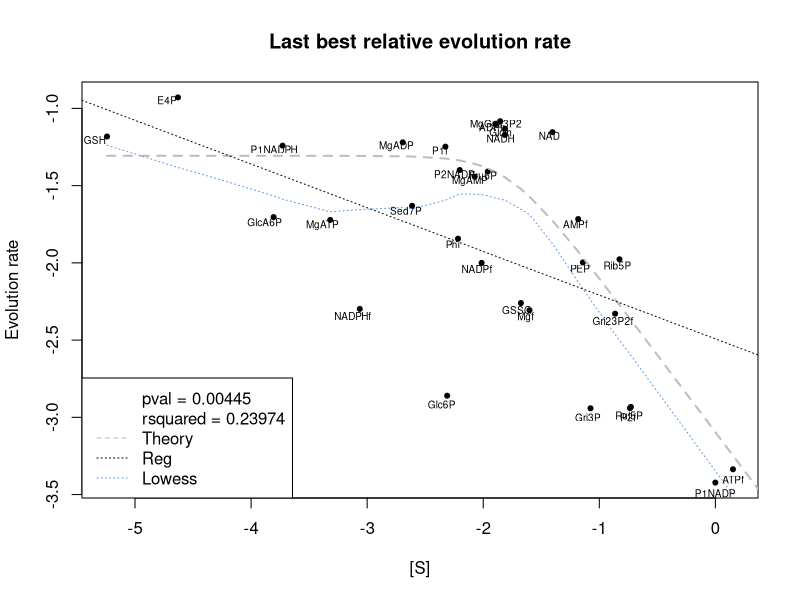
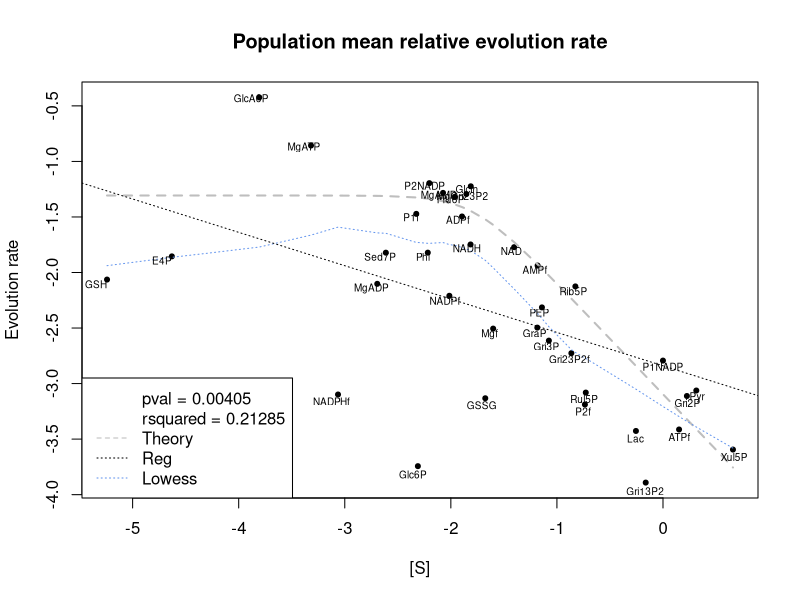
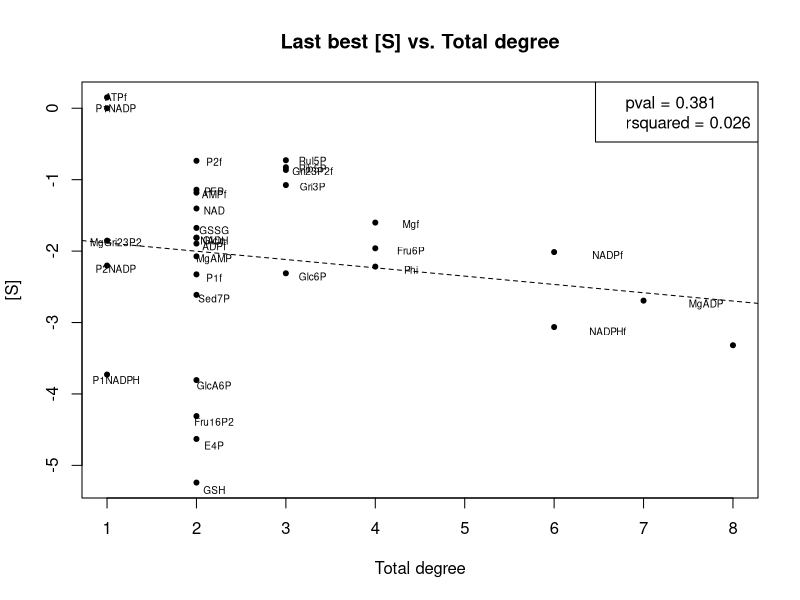
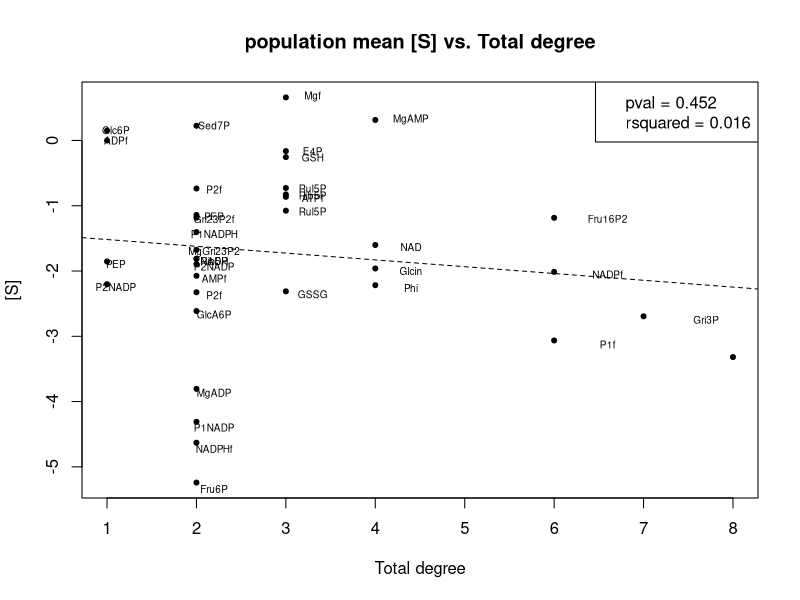
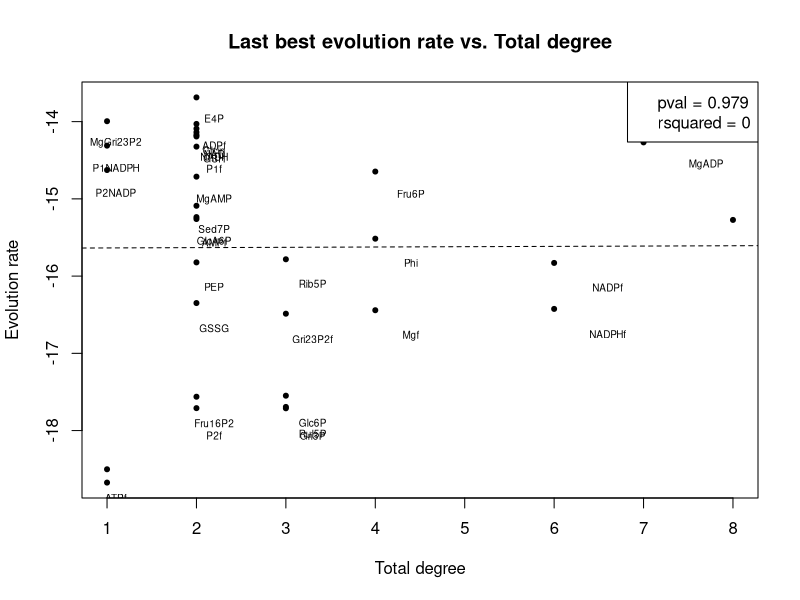
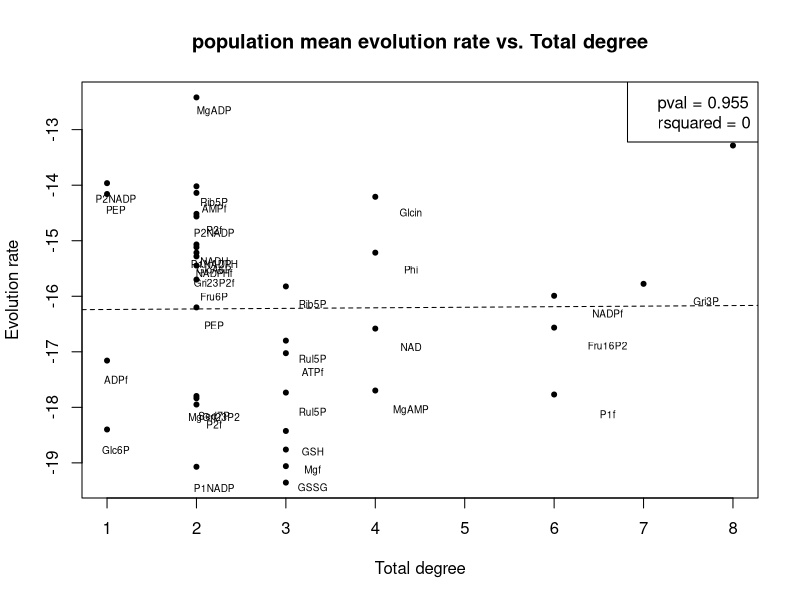
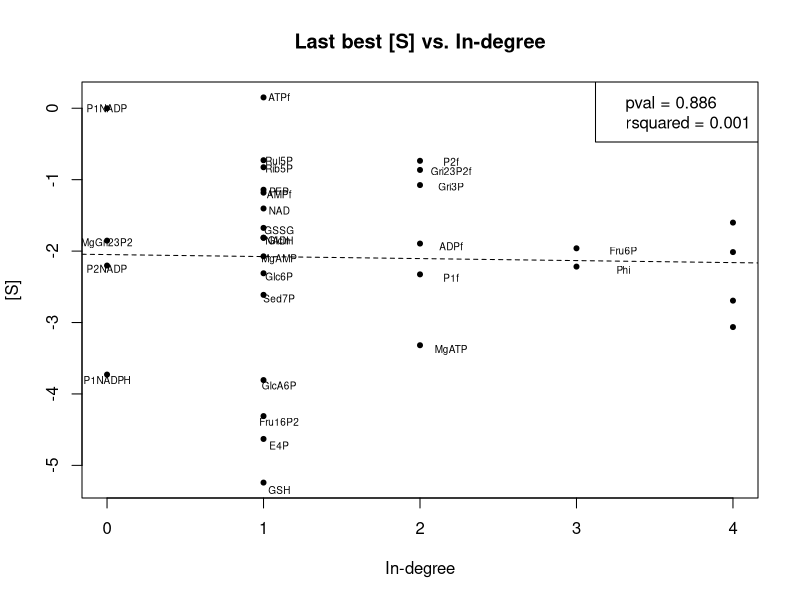
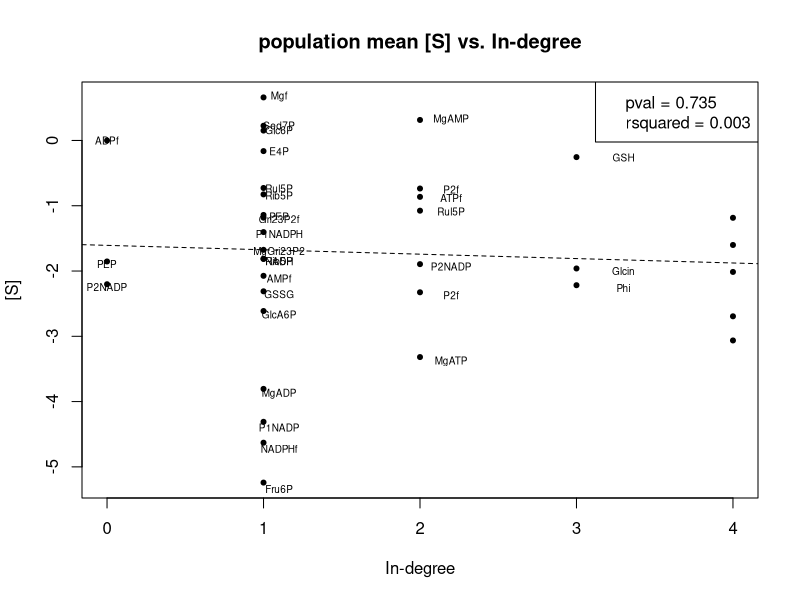

These figures' R source, in order:
options(show.error.messages = FALSE, warn=-1)

setwd("/Users/charlesrocabert/git/MetEvolSim/Holzhutter2004/example")


params = read.table("parameters/parameters.txt", sep=" ", h=T)
d1 = read.table("best/best_evolrate.txt", h=T, sep=" ")
d2 = read.table("best/mean_evolrate.txt", h=T, sep=" ")
d3 = read.table("best/best_conc.txt", h=T, sep=" ")

d1 = cbind(d1, d3[,c(1,4,5,6)])
d1 = d1[d1$evolrate>0,]
d2 = cbind(d2, d3[,c(1,4,5,6)])
d2 = d2[d2$evolrate>0,]

############################################
# Build theoretical relative fitness curve #
############################################
W     = params$w
SIGMA = params$sigma
MU    = params$mu
COPT  = 16.2509
SIGMAC  = SIGMA*d2$s/COPT
FITNESS = W/sqrt(W^2+SIGMAC^2)
relfit = cbind(d2$s, FITNESS/sum(FITNESS))
relfit = relfit[order(relfit[,2], decreasing=T),]

#####################################################
# FIGURES 1 and 2: best and mean raw evolution rate #
#####################################################
# pdf(file="figures/best_evolrate.pdf")
# plot(log10(d1$s), log10(d1$evolrate), pch=20, main="Last best evolution rate", xlab="[S]", ylab="Evolution rate")
# reg = lm(log10(d1$evolrate)~log10(d1$s))
# pval = summary(reg)$coefficients[2,4]
# rsquared = summary(reg)$r.squared
# abline(reg, lty=2)
# text(log10(d1$s)*0.95, log10(d1$evolrate)*0.99, d1[,4], cex=0.6, font=1, srt=0)
# legend("bottomleft", legend=c(paste("pval =", round(pval,3)), paste("rsquared =", round(rsquared,3))))
# dev.off()

# pdf(file="figures/mean_evolrate.pdf")
# plot(log10(d2$s), log10(d2$evolrate), pch=20, main="Population mean evolution rate", xlab="[S]", ylab="Evolution rate")
# reg = lm(log10(d2$evolrate)~log10(d2$s))
# pval = summary(reg)$coefficients[2,4]
# rsquared = summary(reg)$r.squared
# abline(reg, lty=2)
# text(log10(d2$s)*0.95, log10(d2$evolrate)*0.99, d2[,4], cex=0.6, font=1, srt=0)
# legend("bottomleft", legend=c(paste("pval =", round(pval,3)), paste("rsquared =", round(rsquared,3))))
# dev.off()

###########################################################
# FIGURES 3 and 4: best and mean predicted evolution rate #
###########################################################
pdf(file="figures/best_evolrate.pdf")
plot(log10(d1$s), log10(sqrt(d1$evolrate)/sum(sqrt(d1$evolrate))), pch=20, main="Last best relative evolution rate", xlab="[S]", ylab="Evolution rate")
lines(log10(relfit[,1]), log10(relfit[,2]), col="grey", lwd=2, lty=2)
ll = lowess(log10(d1$s), log10(sqrt(d1$evolrate)/sum(sqrt(d1$evolrate))))
lines(ll, lty=3, col="cornflowerblue")
reg = lm(log10(sqrt(d1$evolrate)/sum(sqrt(d1$evolrate)))~log10(d1$s))
pval = summary(reg)$coefficients[2,4]
rsquared = summary(reg)$r.squared
abline(reg, lty=3)
text(log10(d1$s)*1.02, log10(sqrt(d1$evolrate)/sum(sqrt(d1$evolrate)))*1.02, d1[,4], cex=0.6)
legend("bottomleft", legend=c(paste("pval =", round(pval,5)), paste("rsquared =", round(rsquared,5)), "Theory", "Reg", "Lowess"), lty=c(NA,NA,2,3,3), col=c(NA,NA,"grey","black","cornflowerblue"))
dev.off()

pdf(file="figures/mean_evolrate.pdf")
plot(log10(d2$s), log10(sqrt(d2$evolrate)/sum(sqrt(d2$evolrate))), pch=20, main="Population mean relative evolution rate", xlab="[S]", ylab="Evolution rate")
lines(log10(relfit[,1]), log10(relfit[,2]), col="grey", lwd=2, lty=2)
ll = lowess(log10(d2$s), log10(sqrt(d2$evolrate)/sum(sqrt(d2$evolrate))))
lines(ll, lty=3, col="cornflowerblue")
reg = lm(log10(sqrt(d2$evolrate)/sum(sqrt(d2$evolrate)))~log10(d2$s))
pval = summary(reg)$coefficients[2,4]
rsquared = summary(reg)$r.squared
abline(reg, lty=3)
text(log10(d2$s)*1.02, log10(sqrt(d2$evolrate)/sum(sqrt(d2$evolrate)))*1.02, d2[,4], cex=0.6)
legend("bottomleft", legend=c(paste("pval =", round(pval,5)), paste("rsquared =", round(rsquared,5)), "Theory", "Reg", "Lowess"), lty=c(NA,NA,2,3,3), col=c(NA,NA,"grey","black","cornflowerblue"))
dev.off()

######################################################################
# FIGURES 5, 6, 7 and 8: best and mean [S]/Evol rate vs total degree #
######################################################################
pdf(file="figures/best_total_degree_vs_s.pdf")
plot((d1$total_degree), log10(d1$s), pch=20, main="Last best [S] vs. Total degree", xlab="Total degree", ylab="[S]")
reg = lm(log10(d1$s)~(d1$total_degree))
pval = summary(reg)$coefficients[2,4]
rsquared = summary(reg)$r.squared
abline(reg, lty=2)
text((d1$total_degree)*1.1, log10(d1$s)*1.02, d1[,4], cex=0.6, font=1, srt=0)
legend("topright", legend=c(paste("pval =", round(pval,3)), paste("rsquared =", round(rsquared,3))))
dev.off()

pdf(file="figures/mean_total_degree_vs_s.pdf")
plot((d2$total_degree), log10(d2$s), pch=20, main="population mean [S] vs. Total degree", xlab="Total degree", ylab="[S]")
reg = lm(log10(d2$s)~(d2$total_degree))
pval = summary(reg)$coefficients[2,4]
rsquared = summary(reg)$r.squared
abline(reg, lty=2)
text((d2$total_degree)*1.1, log10(d2$s)*1.02, d1[,4], cex=0.6, font=1, srt=0)
legend("topright", legend=c(paste("pval =", round(pval,3)), paste("rsquared =", round(rsquared,3))))
dev.off()

pdf(file="figures/best_total_degree_vs_evolrate.pdf")
plot((d1$total_degree), log10(d1$evolrate), pch=20, main="Last best evolution rate vs. Total degree", xlab="Total degree", ylab="Evolution rate")
reg = lm(log10(d1$evolrate)~(d1$total_degree))
pval = summary(reg)$coefficients[2,4]
rsquared = summary(reg)$r.squared
abline(reg, lty=2)
text((d1$total_degree)*1.1, log10(d1$evolrate)*1.02, d1[,4], cex=0.6, font=1, srt=0)
legend("topright", legend=c(paste("pval =", round(pval,3)), paste("rsquared =", round(rsquared,3))))
dev.off()

pdf(file="figures/mean_total_degree_vs_evolrate.pdf")
plot((d2$total_degree), log10(d2$evolrate), pch=20, main="population mean evolution rate vs. Total degree", xlab="Total degree", ylab="Evolution rate")
reg = lm(log10(d2$evolrate)~(d2$total_degree))
pval = summary(reg)$coefficients[2,4]
rsquared = summary(reg)$r.squared
abline(reg, lty=2)
text((d2$total_degree)*1.1, log10(d2$evolrate)*1.02, d1[,4], cex=0.6, font=1, srt=0)
legend("topright", legend=c(paste("pval =", round(pval,3)), paste("rsquared =", round(rsquared,3))))
dev.off()

######################################################################
# FIGURES 9, 10, 11 and 12: best and mean [S]/Evol rate vs in-degree #
######################################################################
pdf(file="figures/best_in_degree_vs_s.pdf")
plot((d1$in_degree), log10(d1$s), pch=20, main="Last best [S] vs. In-degree", xlab="In-degree", ylab="[S]")
reg = lm(log10(d1$s)~(d1$in_degree))
pval = summary(reg)$coefficients[2,4]
rsquared = summary(reg)$r.squared
abline(reg, lty=2)
text((d1$in_degree)*1.1, log10(d1$s)*1.02, d1[,4], cex=0.6, font=1, srt=0)
legend("topright", legend=c(paste("pval =", round(pval,3)), paste("rsquared =", round(rsquared,3))))
dev.off()

pdf(file="figures/mean_in_degree_vs_s.pdf")
plot((d2$in_degree), log10(d2$s), pch=20, main="population mean [S] vs. In-degree", xlab="In-degree", ylab="[S]")
reg = lm(log10(d2$s)~(d2$in_degree))
pval = summary(reg)$coefficients[2,4]
rsquared = summary(reg)$r.squared
abline(reg, lty=2)
text((d2$in_degree)*1.1, log10(d2$s)*1.02, d1[,4], cex=0.6, font=1, srt=0)
legend("topright", legend=c(paste("pval =", round(pval,3)), paste("rsquared =", round(rsquared,3))))
dev.off()

pdf(file="figures/best_in_degree_vs_evolrate.pdf")
plot((d1$in_degree), log10(d1$evolrate), pch=20, main="Last best evolution rate vs. In-degree", xlab="In-degree", ylab="Evolution rate")
reg = lm(log10(d1$evolrate)~(d1$in_degree))
pval = summary(reg)$coefficients[2,4]
rsquared = summary(reg)$r.squared
abline(reg, lty=2)
text((d1$in_degree)*1.1, log10(d1$evolrate)*1.02, d1[,4], cex=0.6, font=1, srt=0)
legend("topright", legend=c(paste("pval =", round(pval,3)), paste("rsquared =", round(rsquared,3))))
dev.off()

pdf(file="figures/mean_in_degree_vs_evolrate.pdf")
plot((d2$in_degree), log10(d2$evolrate), pch=20, main="population mean evolution rate vs. In-degree", xlab="In-degree", ylab="Evolution rate")
reg = lm(log10(d2$evolrate)~(d2$in_degree))
pval = summary(reg)$coefficients[2,4]
rsquared = summary(reg)$r.squared
abline(reg, lty=2)
text((d2$in_degree)*1.1, log10(d2$evolrate)*1.02, d1[,4], cex=0.6, font=1, srt=0)
legend("topright", legend=c(paste("pval =", round(pval,3)), paste("rsquared =", round(rsquared,3))))
dev.off()

########################################################################
# FIGURES 13, 14, 15 and 16: best and mean [S]/Evol rate vs out-degree #
########################################################################
pdf(file="figures/best_out_degree_vs_s.pdf")
plot((d1$out_degree), log10(d1$s), pch=20, main="Last best [S] vs. Out-degree", xlab="Out-degree", ylab="[S]")
reg = lm(log10(d1$s)~(d1$out_degree))
pval = summary(reg)$coefficients[2,4]
rsquared = summary(reg)$r.squared
abline(reg, lty=2)
text((d1$out_degree)*1.1, log10(d1$s)*1.02, d1[,4], cex=0.6, font=1, srt=0)
legend("topright", legend=c(paste("pval =", round(pval,3)), paste("rsquared =", round(rsquared,3))))
dev.off()

pdf(file="figures/mean_out_degree_vs_s.pdf")
plot((d2$out_degree), log10(d2$s), pch=20, main="population mean [S] vs. Out-degree", xlab="Out-degree", ylab="[S]")
reg = lm(log10(d2$s)~(d2$out_degree))
pval = summary(reg)$coefficients[2,4]
rsquared = summary(reg)$r.squared
abline(reg, lty=2)
text((d2$out_degree)*1.1, log10(d2$s)*1.02, d1[,4], cex=0.6, font=1, srt=0)
legend("topright", legend=c(paste("pval =", round(pval,3)), paste("rsquared =", round(rsquared,3))))
dev.off()

pdf(file="figures/best_out_degree_vs_evolrate.pdf")
plot((d1$out_degree), log10(d1$evolrate), pch=20, main="Last best evolution rate vs. Out-degree", xlab="Out-degree", ylab="Evolution rate")
reg = lm(log10(d1$evolrate)~(d1$out_degree))
pval = summary(reg)$coefficients[2,4]
rsquared = summary(reg)$r.squared
abline(reg, lty=2)
text((d1$out_degree)*1.1, log10(d1$evolrate)*1.02, d1[,4], cex=0.6, font=1, srt=0)
legend("topright", legend=c(paste("pval =", round(pval,3)), paste("rsquared =", round(rsquared,3))))
dev.off()

pdf(file="figures/mean_out_degree_vs_evolrate.pdf")
plot((d2$out_degree), log10(d2$evolrate), pch=20, main="population mean evolution rate vs. Out-degree", xlab="Out-degree", ylab="Evolution rate")
reg = lm(log10(d2$evolrate)~(d2$out_degree))
pval = summary(reg)$coefficients[2,4]
rsquared = summary(reg)$r.squared
abline(reg, lty=2)
text((d2$out_degree)*1.1, log10(d2$evolrate)*1.02, d1[,4], cex=0.6, font=1, srt=0)
legend("topright", legend=c(paste("pval =", round(pval,3)), paste("rsquared =", round(rsquared,3))))
dev.off()




